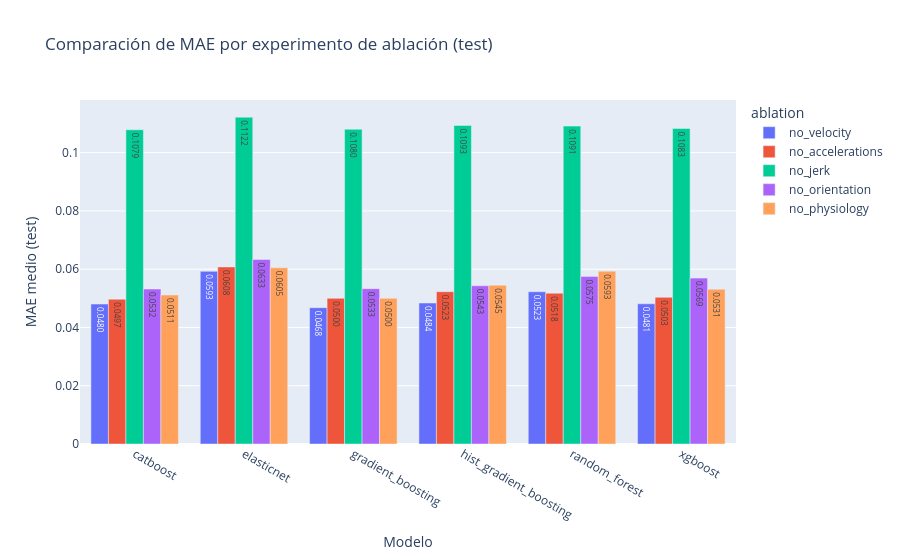

This figure's notebook cell:
### Code cell
fig = px.bar(
    ablation_df[ablation_df['split']=='test'],
    x='model',
    y='mae_mean',
    color='ablation',
    barmode='group',
    title='Comparación de MAE por experimento de ablación (test)',
    text_auto='.4f'
)
fig.update_layout(xaxis_title='Modelo', yaxis_title='MAE medio (test)')
fig.show()

### Figure 1 — Plotly figure (JSON) as saved in the notebook; plotly's stock layout.template omitted (floating-point values rounded to 4 significant figures)
{"data": [{"alignmentgroup": "True", "hovertemplate": "ablation=no_velocity<br>model=%{x}<br>mae_mean=%{y}<extra></extra>", "legendgroup": "no_velocity", "marker": {"color": "#636efa", "pattern": {"shape": ""}}, "name": "no_velocity", "offsetgroup": "no_velocity", "orientation": "v", "showlegend": true, "textposition": "auto", "texttemplate": "%{y:.4f}", "type": "bar", "x": ["catboost", "elasticnet", "gradient_boosting", "hist_gradient_boosting", "random_forest", "xgboost"], "xaxis": "x", "y": [0.04804, 0.05926, 0.04679, 0.04839, 0.05227, 0.04812], "yaxis": "y"}, {"alignmentgroup": "True", "hovertemplate": "ablation=no_accelerations<br>model=%{x}<br>mae_mean=%{y}<extra></extra>", "legendgroup": "no_accelerations", "marker": {"color": "#EF553B", "pattern": {"shape": ""}}, "name": "no_accelerations", "offsetgroup": "no_accelerations", "orientation": "v", "showlegend": true, "textposition": "auto", "texttemplate": "%{y:.4f}", "type": "bar", "x": ["catboost", "elasticnet", "gradient_boosting", "hist_gradient_boosting", "random_forest", "xgboost"], "xaxis": "x", "y": [0.0497, 0.06078, 0.05, 0.05229, 0.05177, 0.05034], "yaxis": "y"}, {"alignmentgroup": "True", "hovertemplate": "ablation=no_jerk<br>model=%{x}<br>mae_mean=%{y}<extra></extra>", "legendgroup": "no_jerk", "marker": {"color": "#00cc96", "pattern": {"shape": ""}}, "name": "no_jerk", "offsetgroup": "no_jerk", "orientation": "v", "showlegend": true, "textposition": "auto", "texttemplate": "%{y:.4f}", "type": "bar", "x": ["catboost", "elasticnet", "gradient_boosting", "hist_gradient_boosting", "random_forest", "xgboost"], "xaxis": "x", "y": [0.1079, 0.1122, 0.108, 0.1093, 0.1091, 0.1083], "yaxis": "y"}, {"alignmentgroup": "True", "hovertemplate": "ablation=no_orientation<br>model=%{x}<br>mae_mean=%{y}<extra></extra>", "legendgroup": "no_orientation", "marker": {"color": "#ab63fa", "pattern": {"shape": ""}}, "name": "no_orientation", "offsetgroup": "no_orientation", "orientation": "v", "showlegend": true, "textposition": "auto", "texttemplate": "%{y:.4f}", "type": "bar", "x": ["catboost", "elasticnet", "gradient_boosting", "hist_gradient_boosting", "random_forest", "xgboost"], "xaxis": "x", "y": [0.05319, 0.06334, 0.05332, 0.0543, 0.05753, 0.05694], "yaxis": "y"}, {"alignmentgroup": "True", "hovertemplate": "ablation=no_physiology<br>model=%{x}<br>mae_mean=%{y}<extra></extra>", "legendgroup": "no_physiology", "marker": {"color": "#FFA15A", "pattern": {"shape": ""}}, "name": "no_physiology", "offsetgroup": "no_physiology", "orientation": "v", "showlegend": true, "textposition": "auto", "texttemplate": "%{y:.4f}", "type": "bar", "x": ["catboost", "elasticnet", "gradient_boosting", "hist_gradient_boosting", "random_forest", "xgboost"], "xaxis": "x", "y": [0.05114, 0.06051, 0.05001, 0.05449, 0.05933, 0.05311], "yaxis": "y"}], "layout": {"barmode": "group", "legend": {"title": {"text": "ablation"}, "tracegroupgap": 0}, "title": {"text": "Comparación de MAE por experimento de ablación (test)"}, "xaxis": {"anchor": "y", "domain": [0, 1], "title": {"text": "Modelo"}}, "yaxis": {"anchor": "x", "domain": [0, 1], "title": {"text": "MAE medio (test)"}}}}
